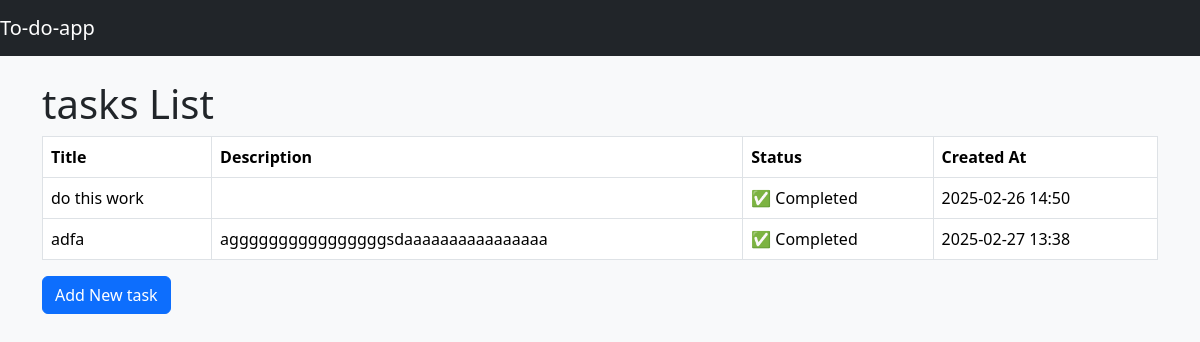
Before: / with the older database file.
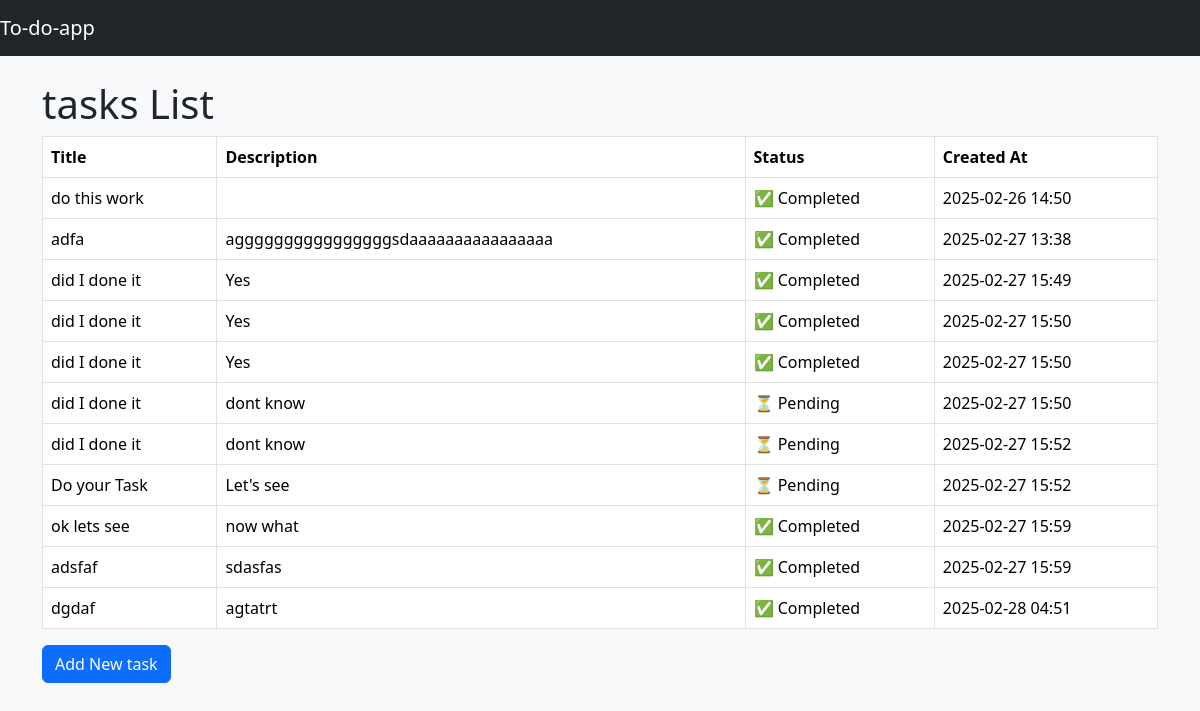
After: the same page with the newer database file.
### tasks/models.py (models this page shows)
class Task(models.Model):
    title = models.CharField(max_length=200)
    description = models.TextField()
    completed = models.BooleanField(default=False)
    created_at = models.DateTimeField(auto_now_add=True)
    def __str__ (self):
        return self.title

### tasks/views.py (the view)
# urls.py: path('', views.index, name='index'),
def index(request):
    task = Task.objects.all()  # Fetch all tasks
    print("Tasks from DB:", task)
    return render(request, 'tasks/task_list.html', {
        'task': task
    })

### tasks/templates/tasks/task_list.html (shortened to what this page needs)
{% extends 'base.html' %}
{% block content %}
<h1>tasks List</h1>
<table class="table table-bordered">
    <thead>
        <tr>
            <th>Title</th>
            <th>Description</th>
            <th>Status</th>
            <th>Created At</th>
        </tr>
    </thead>
    <tbody>
        {% for tasks in task %}
        <tr>
            <td>{{ tasks.title }}</td>
            <td>{{ tasks.description }}</td>
            <td>
                {% if tasks.completed %}
                    ✅ Completed
                {% else %}
                    ⏳ Pending
                {% endif %}
            </td>
            <td>{{ tasks.created_at|date:"Y-m-d H:i" }}</td>
        </tr>
        {% empty %}
        <tr>
            <td colspan="4">No tasks available.</td>
        </tr>
        {% endfor %}
    </tbody>
</table>
<a href="{% url 'create_task' %}" class="btn btn-primary">Add New task</a>
{% endblock %}

### tasks/templates/base.html (shortened to what this page needs)
<!DOCTYPE html>
<html lang="en">
<head>
    <link rel="stylesheet" href="https://cdn.jsdelivr.net/npm/bootstrap@5.3.3/dist/css/bootstrap.min.css">
    {% load static  %}
    <link rel="stylesheet" href="{% static 'css/style.css'  %}">
</head>
<body>
    <nav class="navbar navbar-dark bg-dark">
        <a class="navbar-brand" href="{% url 'index' %}">To-do-app</a></nav>
    <div class="container mt-4">
        {% block content %}{%endblock%}
    </div>
</body>
</html>

### tasks/static/css/style.css (style rules this page uses)
body { background-color: #f8f9fa; }

Changed rows visible on the page:
added Task: title "did I done it", description "Yes", completed "✅ Completed", created_at "2025-02-27 15:49"
added Task: title "did I done it", description "Yes", completed "✅ Completed", created_at "2025-02-27 15:50"
added Task: title "did I done it", description "Yes", completed "✅ Completed", created_at "2025-02-27 15:50"
added Task: title "did I done it", description "dont know", completed "⏳ Pending", created_at "2025-02-27 15:50"
added Task: title "did I done it", description "dont know", completed "⏳ Pending", created_at "2025-02-27 15:52"
added Task: title "Do your Task", description "Let's see", completed "⏳ Pending", created_at "2025-02-27 15:52"
added Task: title "ok lets see", description "now what", completed "✅ Completed", created_at "2025-02-27 15:59"
added Task: title "adsfaf", description "sdasfas", completed "✅ Completed", created_at "2025-02-27 15:59"
added Task: title "dgdaf", description "agtatrt", completed "✅ Completed", created_at "2025-02-28 04:51"
